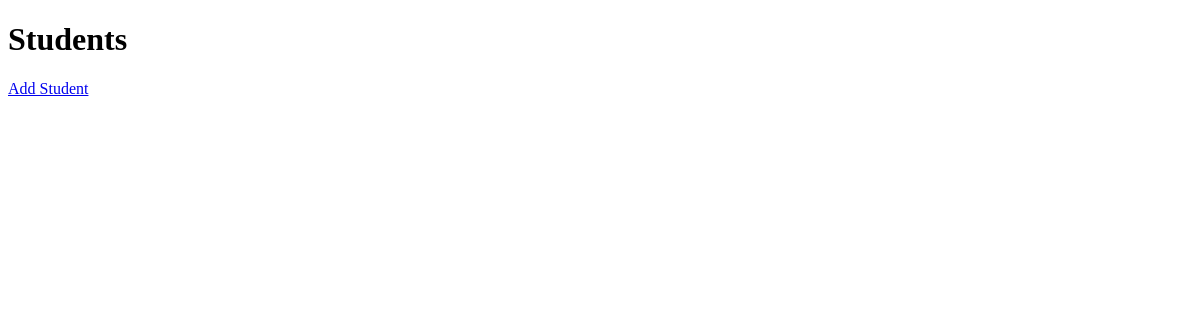
Before: / with the older database file.
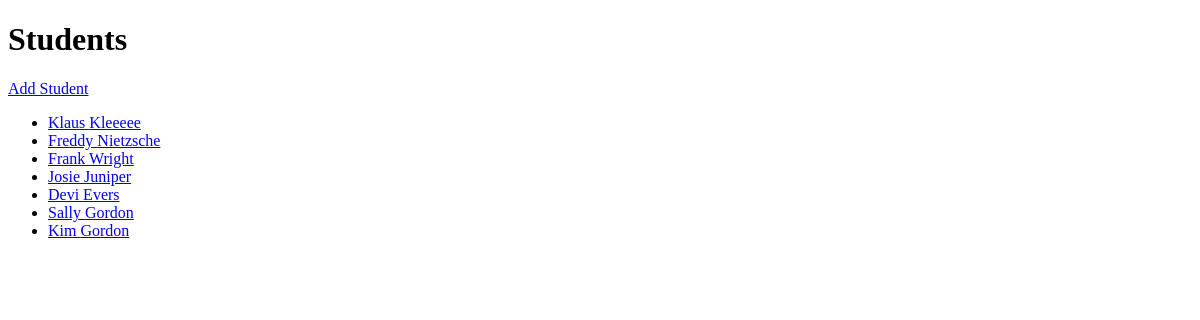
After: the same page with the newer database file.
### schoolapp/models/student.py (models this page shows, shortened)
class Student(models.Model):
    first_name = models.CharField(max_length=50)
    last_name = models.CharField(max_length=50)
    slack_handle = models.CharField(max_length=50)
    cohort = models.ForeignKey(Cohort, on_delete=models.CASCADE, null=True)
    class Meta:
        verbose_name = ("Student")
        verbose_name_plural = ("Students")

### schoolapp/views/students/list.py (the view, shortened to what this page needs)
# urls.py: path('', student_list, name='home'),
def student_list(request):
    if request.method=="GET":
        all_students = Student.objects.all()
        template = 'students/list.html'
        context = {
            'students': all_students
        }
        return render(request, template, context)

### schoolapp/templates/students/list.html
{%extends "shared/base.html"%}
{%block content%}
<h1>Students</h1>
<a href="{%url 'schoolapp:student_form' %}">Add Student</a>
    <ul>
        {%for student in students%}
        <li><a href="{%url 'schoolapp:student_details' student.id%}">{{student.first_name}} {{student.last_name}}</a></li>
        {%endfor%}
    </ul>
{%endblock%}

### schoolapp/templates/shared/base.html (shortened to what this page needs)
{%load static%}
<!DOCTYPE html>
<html>
<head>
</head>
<body>
<main>
{%block content%}
{%endblock%}
</main>
</body>
</html>

Changed rows visible on the page:
added Student: first_name "Klaus", last_name "Kleeeee"
added Student: first_name "Freddy", last_name "Nietzsche"
added Student: first_name "Frank", last_name "Wright"
added Student: first_name "Josie", last_name "Juniper"
added Student: first_name "Devi", last_name "Evers"
added Student: first_name "Sally", last_name "Gordon"
added Student: first_name "Kim", last_name "Gordon"
